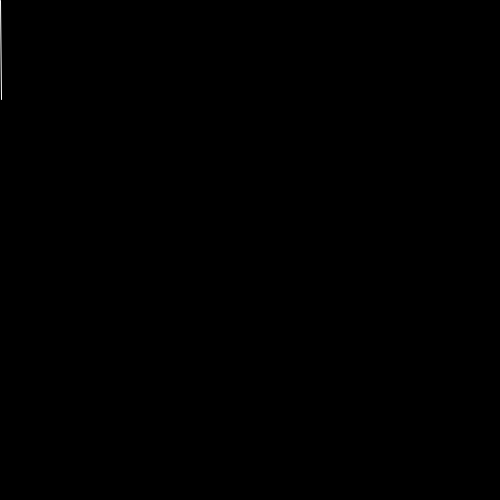
Frame 1 (no input)
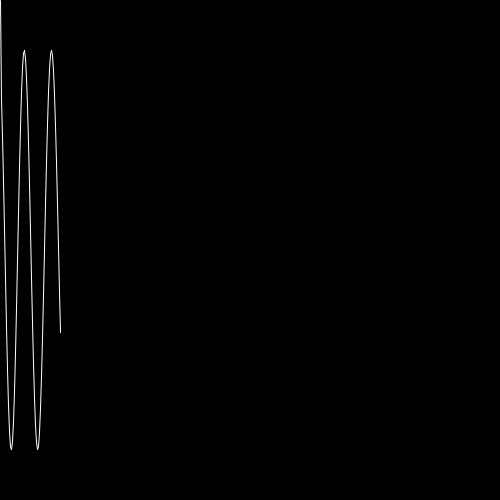
Frame 60 (the mouse pressed at the canvas centre just before this capture)
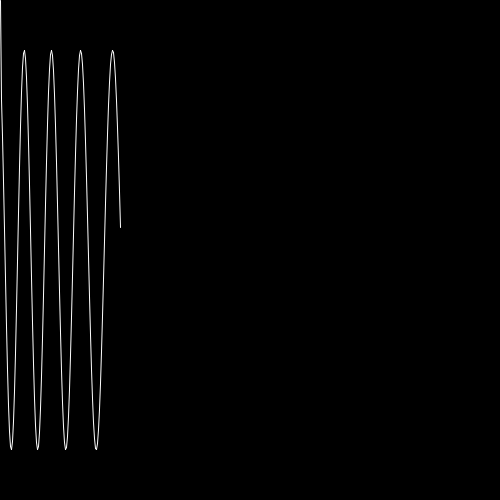
Frame 120 (the mouse held since frame 60 and released just before this capture)

The Processing sketch that drew these frames (run headless with seeded random() and noise(); from frame 60 on, the mouse is pressed at the canvas centre):

// Processing sketch: RandomWaveThing
// ── RandomWaveThing.pde
float t = -25.01;
int c = 2;

float px = 0, py = 0;

void setup() {
  size(500, 500);
  
  strokeWeight(1);
  stroke(255);
  
  background(0);
  
  frameRate(120);
}

void draw() {
  // background(0);
  
  float x = frameCount;
  float y = height/2;
  
  for (int i = 1; i <= c; i++) {
    // y += 100*sin(t*i))/(i*1.0); // neat wave
    // y += 100*sin(t*i/8.0);
    y += 100*sin(abs(sqrt(abs(t))*t/3.0)); // set "t = 25.01;"
  }
  
  // point(x, y);
  line(x, y, px, py);
  
  px = x;
  py = y;
  
  t+=0.1;
}
